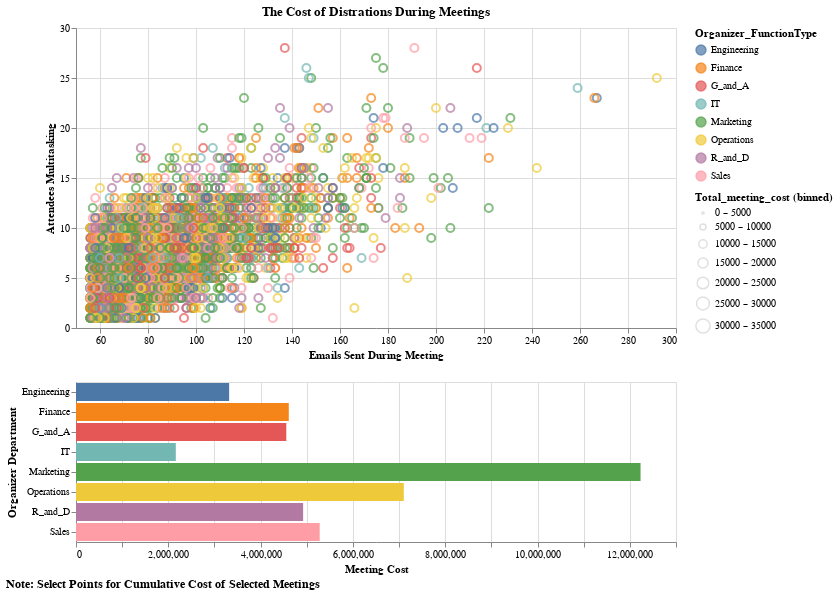

Specify this chart in Vega-Lite:
### Vega specification from a JSON file in a GitHub repository (floating-point values rounded to 4 significant figures; data arrays with more than 128 entries replaced by an {"elided": "..."} marker saying what was removed)
{"$schema": "https://vega.github.io/schema/vega/v5.json", "background": "white", "padding": 5, "width": 600, "title": {"text": "Note: Select Points for Cumulative Cost of Selected Meetings", "align": "left", "fontSize": 12, "orient": "bottom", "anchor": "start"}, "data": [{"name": "selector018_store"}, {"name": "data-c5561aa8189b53b1ad660eae0f048de6", "values": {"elided": "4415 records"}}, {"name": "data_1", "source": "data-c5561aa8189b53b1ad660eae0f048de6", "transform": [{"type": "bin", "field": "Total_meeting_cost", "as": ["bin_extent_0_35000_step_5000_Total_meeting_cost", "bin_extent_0_35000_step_5000_Total_meeting_cost_end"], "signal": "concat_0_bin_extent_0_35000_step_5000_Total_meeting_cost_bins", "extent": [0, 35000], "step": 5000}, {"type": "formula", "expr": "!isValid(datum[\"bin_extent_0_35000_step_5000_Total_meeting_cost\"]) || !isFinite(+datum[\"bin_extent_0_35000_step_5000_Total_meeting_cost\"]) ? \"null\" : format(datum[\"bin_extent_0_35000_step_5000_Total_meeting_cost\"], \"\") + \" – \" + format(datum[\"bin_extent_0_35000_step_5000_Total_meeting_cost_end\"], \"\")", "as": "bin_extent_0_35000_step_5000_Total_meeting_cost_range"}, {"type": "filter", "expr": "isValid(datum[\"Emails_sent_during_meetings\"]) && isFinite(+datum[\"Emails_sent_during_meetings\"]) && isValid(datum[\"Attendees_multitasking\"]) && isFinite(+datum[\"Attendees_multitasking\"])"}]}, {"name": "data_2", "source": "data-c5561aa8189b53b1ad660eae0f048de6", "transform": [{"type": "filter", "expr": "!length(data(\"selector018_store\")) || vlSelectionTest(\"selector018_store\", datum)"}, {"type": "aggregate", "groupby": ["Organizer_FunctionType"], "ops": ["sum"], "fields": ["Total_meeting_cost"], "as": ["sum_Total_meeting_cost"]}, {"type": "filter", "expr": "isValid(datum[\"sum_Total_meeting_cost\"]) && isFinite(+datum[\"sum_Total_meeting_cost\"])"}]}], "signals": [{"name": "concat_0_height", "value": 300}, {"name": "concat_1_y_step", "value": 20}, {"name": "concat_1_height", "update": "bandspace(domain('concat_1_y').length, 0.1, 0.05) * concat_1_y_step"}, {"name": "unit", "value": {}, "on": [{"events": "mousemove", "update": "isTuple(group()) ? group() : unit"}]}, {"name": "selector018", "update": "vlSelectionResolve(\"selector018_store\", \"union\")"}], "layout": {"padding": 20, "columns": 1, "bounds": "full", "align": "each"}, "marks": [{"type": "group", "name": "concat_0_group", "title": {"text": "The Cost of Distrations During Meetings", "frame": "group"}, "style": "cell", "encode": {"update": {"width": {"signal": "width"}, "height": {"signal": "concat_0_height"}}}, "signals": [{"name": "selector018_x", "value": [], "on": [{"events": {"source": "scope", "type": "mousedown", "filter": ["!event.item || event.item.mark.name !== \"selector018_brush\""]}, "update": "[x(unit), x(unit)]"}, {"events": {"source": "window", "type": "mousemove", "consume": true, "between": [{"source": "scope", "type": "mousedown", "filter": ["!event.item || event.item.mark.name !== \"selector018_brush\""]}, {"source": "window", "type": "mouseup"}]}, "update": "[selector018_x[0], clamp(x(unit), 0, width)]"}, {"events": {"signal": "selector018_scale_trigger"}, "update": "[scale(\"concat_0_x\", selector018_Emails_sent_during_meetings[0]), scale(\"concat_0_x\", selector018_Emails_sent_during_meetings[1])]"}, {"events": [{"source": "view", "type": "dblclick"}], "update": "[0, 0]"}, {"events": {"signal": "selector018_translate_delta"}, "update": "clampRange(panLinear(selector018_translate_anchor.extent_x, selector018_translate_delta.x / span(selector018_translate_anchor.extent_x)), 0, width)"}, {"events": {"signal": "selector018_zoom_delta"}, "update": "clampRange(zoomLinear(selector018_x, selector018_zoom_anchor.x, selector018_zoom_delta), 0, width)"}]}, {"name": "selector018_Emails_sent_during_meetings", "on": [{"events": {"signal": "selector018_x"}, "update": "selector018_x[0] === selector018_x[1] ? null : invert(\"concat_0_x\", selector018_x)"}]}, {"name": "selector018_y", "value": [], "on": [{"events": {"source": "scope", "type": "mousedown", "filter": ["!event.item || event.item.mark.name !== \"selector018_brush\""]}, "update": "[y(unit), y(unit)]"}, {"events": {"source": "window", "type": "mousemove", "consume": true, "between": [{"source": "scope", "type": "mousedown", "filter": ["!event.item || event.item.mark.name !== \"selector018_brush\""]}, {"source": "window", "type": "mouseup"}]}, "update": "[selector018_y[0], clamp(y(unit), 0, concat_0_height)]"}, {"events": {"signal": "selector018_scale_trigger"}, "update": "[scale(\"concat_0_y\", selector018_Attendees_multitasking[0]), scale(\"concat_0_y\", selector018_Attendees_multitasking[1])]"}, {"events": [{"source": "view", "type": "dblclick"}], "update": "[0, 0]"}, {"events": {"signal": "selector018_translate_delta"}, "update": "clampRange(panLinear(selector018_translate_anchor.extent_y, selector018_translate_delta.y / span(selector018_translate_anchor.extent_y)), 0, concat_0_height)"}, {"events": {"signal": "selector018_zoom_delta"}, "update": "clampRange(zoomLinear(selector018_y, selector018_zoom_anchor.y, selector018_zoom_delta), 0, concat_0_height)"}]}, {"name": "selector018_Attendees_multitasking", "on": [{"events": {"signal": "selector018_y"}, "update": "selector018_y[0] === selector018_y[1] ? null : invert(\"concat_0_y\", selector018_y)"}]}, {"name": "selector018_scale_trigger", "value": {}, "on": [{"events": [{"scale": "concat_0_x"}, {"scale": "concat_0_y"}], "update": "(!isArray(selector018_Emails_sent_during_meetings) || (+invert(\"concat_0_x\", selector018_x)[0] === +selector018_Emails_sent_during_meetings[0] && +invert(\"concat_0_x\", selector018_x)[1] === +selector018_Emails_sent_during_meetings[1])) && (!isArray(selector018_Attendees_multitasking) || (+invert(\"concat_0_y\", selector018_y)[0] === +selector018_Attendees_multitasking[0] && +invert(\"concat_0_y\", selector018_y)[1] === +selector018_Attendees_multitasking[1])) ? selector018_scale_trigger : {}"}]}, {"name": "selector018_tuple", "on": [{"events": [{"signal": "selector018_Emails_sent_during_meetings || selector018_Attendees_multitasking"}], "update": "selector018_Emails_sent_during_meetings && selector018_Attendees_multitasking ? {unit: \"concat_0\", fields: selector018_tuple_fields, values: [selector018_Emails_sent_during_meetings,selector018_Attendees_multitasking]} : null"}]}, {"name": "selector018_tuple_fields", "value": [{"field": "Emails_sent_during_meetings", "channel": "x", "type": "R"}, {"field": "Attendees_multitasking", "channel": "y", "type": "R"}]}, {"name": "selector018_translate_anchor", "value": {}, "on": [{"events": [{"source": "scope", "type": "mousedown", "markname": "selector018_brush"}], "update": "{x: x(unit), y: y(unit), extent_x: slice(selector018_x), extent_y: slice(selector018_y)}"}]}, {"name": "selector018_translate_delta", "value": {}, "on": [{"events": [{"source": "window", "type": "mousemove", "consume": true, "between": [{"source": "scope", "type": "mousedown", "markname": "selector018_brush"}, {"source": "window", "type": "mouseup"}]}], "update": "{x: selector018_translate_anchor.x - x(unit), y: selector018_translate_anchor.y - y(unit)}"}]}, {"name": "selector018_zoom_anchor", "on": [{"events": [{"source": "scope", "type": "wheel", "consume": true, "markname": "selector018_brush"}], "update": "{x: x(unit), y: y(unit)}"}]}, {"name": "selector018_zoom_delta", "on": [{"events": [{"source": "scope", "type": "wheel", "consume": true, "markname": "selector018_brush"}], "force": true, "update": "pow(1.001, event.deltaY * pow(16, event.deltaMode))"}]}, {"name": "selector018_modify", "on": [{"events": {"signal": "selector018_tuple"}, "update": "modify(\"selector018_store\", selector018_tuple, true)"}]}], "marks": [{"name": "selector018_brush_bg", "type": "rect", "clip": true, "encode": {"enter": {"fill": {"value": "#333"}, "fillOpacity": {"value": 0.125}}, "update": {"x": [{"test": "data(\"selector018_store\").length && data(\"selector018_store\")[0].unit === \"concat_0\"", "signal": "selector018_x[0]"}, {"value": 0}], "y": [{"test": "data(\"selector018_store\").length && data(\"selector018_store\")[0].unit === \"concat_0\"", "signal": "selector018_y[0]"}, {"value": 0}], "x2": [{"test": "data(\"selector018_store\").length && data(\"selector018_store\")[0].unit === \"concat_0\"", "signal": "selector018_x[1]"}, {"value": 0}], "y2": [{"test": "data(\"selector018_store\").length && data(\"selector018_store\")[0].unit === \"concat_0\"", "signal": "selector018_y[1]"}, {"value": 0}]}}}, {"name": "concat_0_marks", "type": "symbol", "style": ["point"], "interactive": true, "from": {"data": "data_1"}, "encode": {"update": {"opacity": {"value": 0.7}, "fill": {"value": "transparent"}, "stroke": [{"test": "!length(data(\"selector018_store\")) || vlSelectionTest(\"selector018_store\", datum)", "scale": "color", "field": "Organizer_FunctionType"}, {"value": "lightgray"}], "tooltip": {"signal": "{\"Emails_sent_during_meetings\": format(datum[\"Emails_sent_during_meetings\"], \"\"), \"Attendees_multitasking\": format(datum[\"Attendees_multitasking\"], \"\"), \"Organizer_FunctionType\": isValid(datum[\"Organizer_FunctionType\"]) ? datum[\"Organizer_FunctionType\"] : \"\"+datum[\"Organizer_FunctionType\"], \"Subject\": isValid(datum[\"Subject\"]) ? datum[\"Subject\"] : \"\"+datum[\"Subject\"], \"Total_meeting_cost\": format(datum[\"Total_meeting_cost\"], \"\")}"}, "ariaRoleDescription": {"value": "point"}, "description": {"signal": "\"Organizer_FunctionType: \" + (isValid(datum[\"Organizer_FunctionType\"]) ? datum[\"Organizer_FunctionType\"] : \"\"+datum[\"Organizer_FunctionType\"]) + \"; Total_meeting_cost (binned): \" + (!isValid(datum[\"bin_extent_0_35000_step_5000_Total_meeting_cost\"]) || !isFinite(+datum[\"bin_extent_0_35000_step_5000_Total_meeting_cost\"]) ? \"null\" : format(datum[\"bin_extent_0_35000_step_5000_Total_meeting_cost\"], \"\") + \" – \" + format(datum[\"bin_extent_0_35000_step_5000_Total_meeting_cost_end\"], \"\")) + \"; Emails_sent_during_meetings: \" + (format(datum[\"Emails_sent_during_meetings\"], \"\")) + \"; Attendees_multitasking: \" + (format(datum[\"Attendees_multitasking\"], \"\")) + \"; Subject: \" + (isValid(datum[\"Subject\"]) ? datum[\"Subject\"] : \"\"+datum[\"Subject\"]) + \"; Total_meeting_cost: \" + (format(datum[\"Total_meeting_cost\"], \"\")) + \"; Emails Sent During Meeting: \" + (format(datum[\"Emails_sent_during_meetings\"], \"\")) + \"; Attendees Multitasking: \" + (format(datum[\"Attendees_multitasking\"], \"\"))"}, "x": [{"test": "!isValid(datum[\"Emails_sent_during_meetings\"]) || !isFinite(+datum[\"Emails_sent_during_meetings\"])", "value": 0}, {"scale": "concat_0_x", "field": "Emails_sent_during_meetings"}], "y": {"scale": "concat_0_y", "field": "Attendees_multitasking"}, "size": {"signal": "scale(\"size\", 0.5 * datum[\"bin_extent_0_35000_step_5000_Total_meeting_cost\"] + 0.5 * datum[\"bin_extent_0_35000_step_5000_Total_meeting_cost_end\"])"}}}}, {"name": "selector018_brush", "type": "rect", "clip": true, "encode": {"enter": {"fill": {"value": "transparent"}}, "update": {"x": [{"test": "data(\"selector018_store\").length && data(\"selector018_store\")[0].unit === \"concat_0\"", "signal": "selector018_x[0]"}, {"value": 0}], "y": [{"test": "data(\"selector018_store\").length && data(\"selector018_store\")[0].unit === \"concat_0\"", "signal": "selector018_y[0]"}, {"value": 0}], "x2": [{"test": "data(\"selector018_store\").length && data(\"selector018_store\")[0].unit === \"concat_0\"", "signal": "selector018_x[1]"}, {"value": 0}], "y2": [{"test": "data(\"selector018_store\").length && data(\"selector018_store\")[0].unit === \"concat_0\"", "signal": "selector018_y[1]"}, {"value": 0}], "stroke": [{"test": "selector018_x[0] !== selector018_x[1] && selector018_y[0] !== selector018_y[1]", "value": "white"}, {"value": null}]}}}], "axes": [{"scale": "concat_0_x", "orient": "bottom", "gridScale": "concat_0_y", "grid": true, "tickCount": {"signal": "ceil(width/40)"}, "domain": false, "labels": false, "aria": false, "maxExtent": 0, "minExtent": 0, "ticks": false, "zindex": 0}, {"scale": "concat_0_y", "orient": "left", "gridScale": "concat_0_x", "grid": true, "tickCount": {"signal": "ceil(concat_0_height/40)"}, "domain": false, "labels": false, "aria": false, "maxExtent": 0, "minExtent": 0, "ticks": false, "zindex": 0}, {"scale": "concat_0_x", "orient": "bottom", "grid": false, "title": "Emails Sent During Meeting", "labelFlush": true, "labelOverlap": true, "tickCount": {"signal": "ceil(width/40)"}, "zindex": 0}, {"scale": "concat_0_y", "orient": "left", "grid": false, "title": "Attendees Multitasking", "labelOverlap": true, "tickCount": {"signal": "ceil(concat_0_height/40)"}, "zindex": 0}]}, {"type": "group", "name": "concat_1_group", "style": "cell", "encode": {"update": {"width": {"signal": "width"}, "height": {"signal": "concat_1_height"}}}, "marks": [{"name": "concat_1_marks", "type": "rect", "style": ["bar"], "interactive": false, "from": {"data": "data_2"}, "encode": {"update": {"fill": {"scale": "color", "field": "Organizer_FunctionType"}, "ariaRoleDescription": {"value": "bar"}, "description": {"signal": "\"Organizer_FunctionType: \" + (isValid(datum[\"Organizer_FunctionType\"]) ? datum[\"Organizer_FunctionType\"] : \"\"+datum[\"Organizer_FunctionType\"]) + \"; Meeting Cost: \" + (format(datum[\"sum_Total_meeting_cost\"], \"\")) + \"; Organizer Department: \" + (isValid(datum[\"Organizer_FunctionType\"]) ? datum[\"Organizer_FunctionType\"] : \"\"+datum[\"Organizer_FunctionType\"])"}, "x": {"scale": "concat_1_x", "field": "sum_Total_meeting_cost"}, "x2": {"scale": "concat_1_x", "value": 0}, "y": {"scale": "concat_1_y", "field": "Organizer_FunctionType"}, "height": {"scale": "concat_1_y", "band": 1}}}}], "axes": [{"scale": "concat_1_x", "orient": "bottom", "gridScale": "concat_1_y", "grid": true, "tickCount": {"signal": "ceil(width/40)"}, "domain": false, "labels": false, "aria": false, "maxExtent": 0, "minExtent": 0, "ticks": false, "zindex": 0}, {"scale": "concat_1_x", "orient": "bottom", "grid": false, "title": "Meeting Cost", "labelFlush": true, "labelOverlap": true, "tickCount": {"signal": "ceil(width/40)"}, "zindex": 0}, {"scale": "concat_1_y", "orient": "left", "grid": false, "title": "Organizer Department", "zindex": 0}]}], "scales": [{"name": "color", "type": "ordinal", "domain": {"fields": [{"data": "data_1", "field": "Organizer_FunctionType"}, {"data": "data_2", "field": "Organizer_FunctionType"}], "sort": true}, "range": "category"}, {"name": "size", "type": "point", "domain": {"data": "data_1", "field": "bin_extent_0_35000_step_5000_Total_meeting_cost_range", "sort": {"field": "bin_extent_0_35000_step_5000_Total_meeting_cost", "op": "min"}}, "range": [5, 200]}, {"name": "concat_0_x", "type": "linear", "domain": [50, 300], "range": [0, {"signal": "width"}], "zero": false}, {"name": "concat_0_y", "type": "linear", "domain": [0, 30], "range": [{"signal": "concat_0_height"}, 0], "zero": true}, {"name": "concat_1_x", "type": "linear", "domain": {"data": "data_2", "field": "sum_Total_meeting_cost"}, "range": [0, {"signal": "width"}], "nice": true, "zero": true}, {"name": "concat_1_y", "type": "band", "domain": {"data": "data_2", "field": "Organizer_FunctionType", "sort": true}, "range": {"step": {"signal": "concat_1_y_step"}}, "paddingInner": 0.1, "paddingOuter": 0.05}], "legends": [{"stroke": "color", "symbolType": "circle", "title": "Organizer_FunctionType", "encode": {"symbols": {"update": {"opacity": {"value": 0.7}}}}, "fill": "color"}, {"size": "size", "symbolType": "circle", "title": "Total_meeting_cost (binned)", "encode": {"symbols": {"update": {"fill": {"value": "transparent"}, "stroke": {"value": "lightgray"}, "opacity": {"value": 0.7}}}}}], "config": {}}
